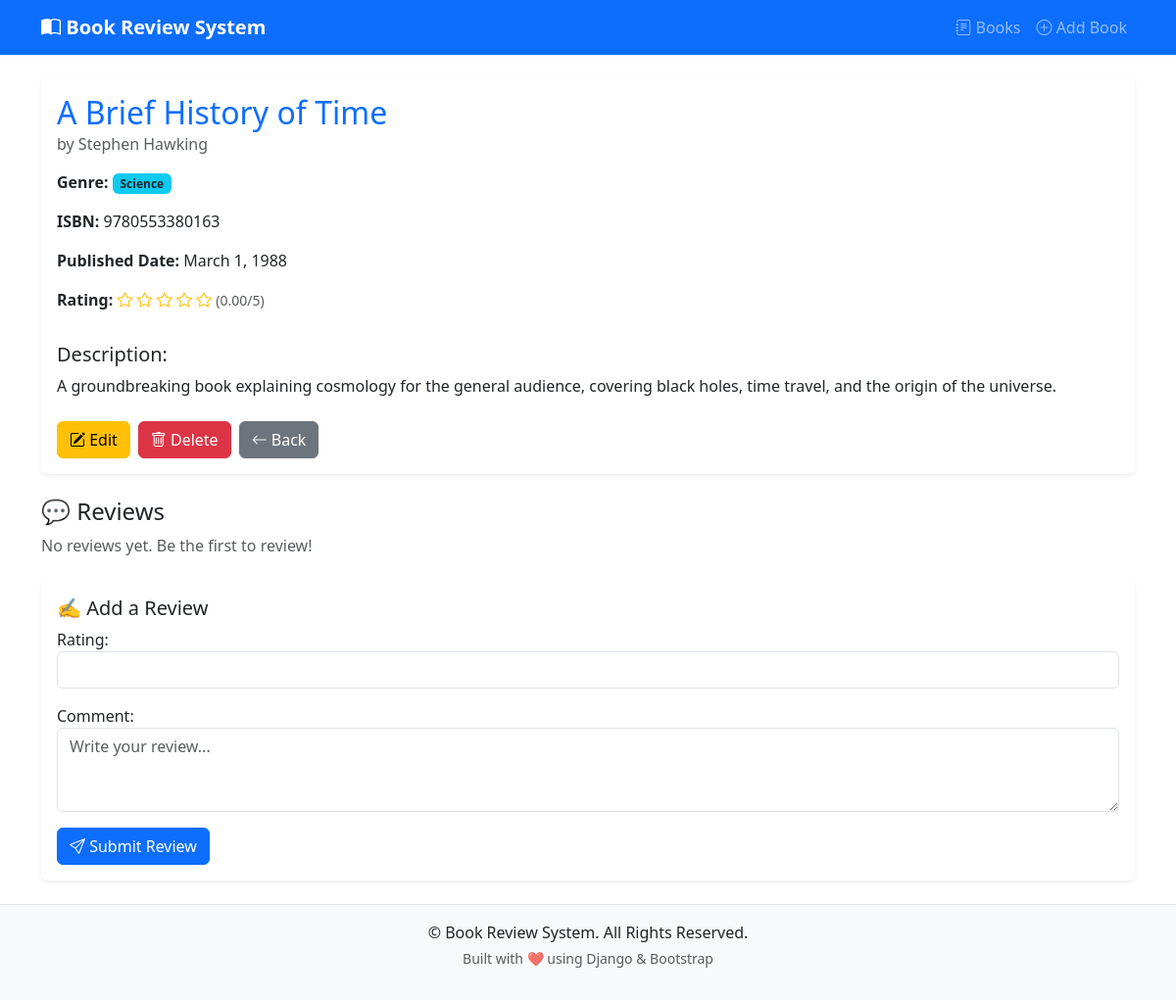
/book/2/, run on the app's committed database.
### book/models.py (models this page shows, shortened)
class Book(models.Model):
    GENRE_CHOICES = [
        ('fiction', 'Fiction'),
        ('non_fiction', 'Non-Fiction'),
        ('science', 'Science'),
        ('technology', 'Technology'),
        ('history', 'History'),
        ('other', 'Other'),
    ]
    title = models.CharField(max_length=200)
    author = models.CharField(max_length=200)
    description = models.TextField()
    genre = models.CharField(max_length=20, choices=GENRE_CHOICES)
    isbn = models.CharField('ISBN', max_length=13, unique=True)
    published_date = models.DateField()
    average_rating = models.DecimalField(
        max_digits=3,
        decimal_places=2,
        validators=[MinValueValidator(0), MaxValueValidator(5)],
        default=0
    )
    created_at = models.DateTimeField(auto_now_add=True)
    updated_at = models.DateTimeField(auto_now=True)

### book/views.py (the view, shortened to what this page needs)
# urls.py: path('book/<int:pk>/', book_detail, name='book-detail'),
def book_detail(request, pk):
    book = get_object_or_404(Book, pk=pk)
    reviews = book.reviews.all()
    review_form = ReviewForm()
    return render(request, 'book/book_detail.html', {
        'book': book,
        'reviews': reviews,
        'review_form': review_form
    })

### book/forms.py
class ReviewForm(forms.ModelForm):
    class Meta:
        model = Review
        fields = ['name', 'rating', 'comment']
        widgets = {
            'name': forms.TextInput(attrs={
                'class': 'form-control',
                'placeholder': 'Your name'
            }),
            'rating': forms.NumberInput(attrs={
                'class': 'form-control',
                'min': 1,
                'max': 5,
            }),
            'comment': forms.Textarea(attrs={
                'class': 'form-control',
                'rows': 3,
                'placeholder': 'Write your review...'
            }),
        }

### book/templates/book/book_detail.html (shortened to what this page needs)
{% extends 'book/base.html' %}
{% block content %}
<div class="card shadow-sm border-0">
  <div class="card-body">
    <h2 class="card-title text-primary">{{ book.title }}</h2>
    <h6 class="card-subtitle mb-3 text-muted">by {{ book.author }}</h6>
    <div class="row mb-3">
      <div class="col-md-6">
        <p><strong>Genre:</strong>
          <span class="badge bg-info text-dark">{{ book.get_genre_display }}</span>
        </p>
        <p><strong>ISBN:</strong> {{ book.isbn }}</p>
        <p><strong>Published Date:</strong> {{ book.published_date }}</p>
        <p><strong>Rating:</strong>
          {% with total=5 filled=book.average_rating|floatformat:0 %}
            {% for i in "12345" %}
              {% if forloop.counter <= filled %}
                <i class="bi bi-star-fill text-warning"></i>
              {% else %}
                <i class="bi bi-star text-warning"></i>
              {% endif %}
            {% endfor %}
          {% endwith %}
          <small class="text-muted">({{ book.average_rating }}/5)</small>
        </p>
      </div>
    </div>
    <h5>Description:</h5>
    <p class="card-text">{{ book.description }}</p>
    <div class="mt-4 d-flex gap-2">
      <a href="{% url 'book-update' book.pk %}" class="btn btn-warning">
        <i class="bi bi-pencil-square"></i> Edit
      </a>
      <a href="{% url 'book-delete' book.pk %}" class="btn btn-danger">
        <i class="bi bi-trash"></i> Delete
      </a>
      <a href="{% url 'book-list' %}" class="btn btn-secondary">
        <i class="bi bi-arrow-left"></i> Back
      </a>
    </div>
  </div>
</div>
<div class="mt-4">
  <h4>💬 Reviews</h4>
  {% if book.reviews.all %}
    <ul class="list-group mb-4">
      {% for review in book.reviews.all %}
        <li class="list-group-item">
          <strong>{{ review.user.username }}</strong>
          <span class="text-muted">on {{ review.created_at|date:"M d, Y" }}</span>
          <br>
          {% with filled=review.rating %}
            {% for i in "12345" %}
              {% if forloop.counter <= filled %}
                <i class="bi bi-star-fill text-warning"></i>
              {% else %}
                <i class="bi bi-star text-warning"></i>
              {% endif %}
            {% endfor %}
          {% endwith %}
          <p class="mt-2">{{ review.comment }}</p>
        </li>
      {% endfor %}
    </ul>
  {% else %}
    <p class="text-muted">No reviews yet. Be the first to review!</p>
  {% endif %}
</div>
<div class="card mt-4 shadow-sm border-0">
  <div class="card-body">
    <h5 class="card-title">✍️ Add a Review</h5>
    <form method="post">
      <div class="mb-3">
        {{ review_form.rating.label_tag }}
        {{ review_form.rating }}
      </div>
      <div class="mb-3">
        {{ review_form.comment.label_tag }}
        {{ review_form.comment }}
      </div>
      <button type="submit" class="btn btn-primary">
        <i class="bi bi-send"></i> Submit Review
      </button>
    </form>
  </div>
</div>
{% endblock content %}

### book/templates/book/base.html (style rules this page uses)
body { display: flex; flex-direction: column; min-height: 100vh; }

### data on the page
Book: title "A Brief History of Time", author "Stephen Hawking", genre "Science", isbn "9780553380163", published_date "March 1, 1988", average_rating "0.00", description "A groundbreaking book explaining cosmology for the general audience, covering black holes, time travel, and the origin of the universe."

### other printed values
{{ review_form.rating.label_tag }} "Rating:"
{{ review_form.comment.label_tag }} "Comment:"
